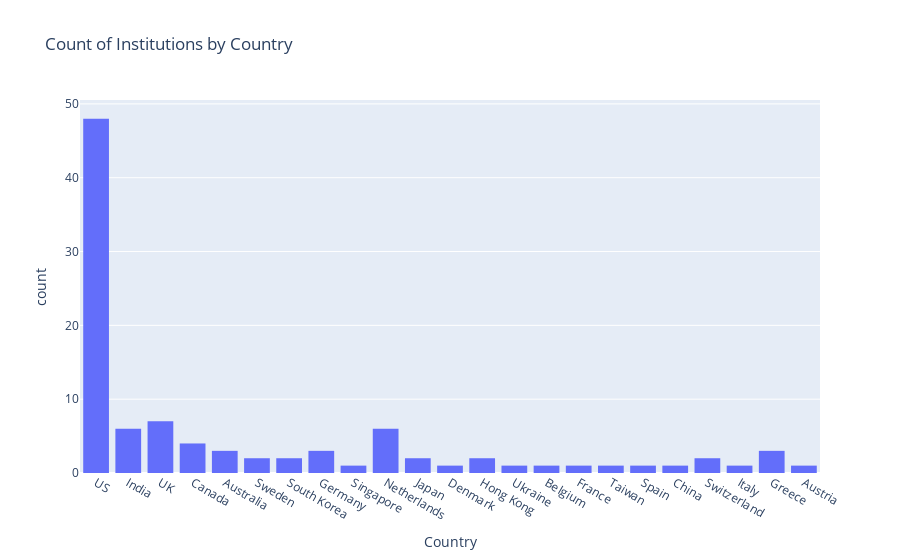

The notebook cell saved with this chart:
### Code cell
# Count Plot
fig = px.histogram(df, x='Country', title='Count of Institutions by Country')
fig.show()

### Figure 1 — Plotly figure (JSON) as saved in the notebook; plotly's stock layout.template omitted (floating-point values rounded to 4 significant figures)
{"data": [{"alignmentgroup": "True", "bingroup": "x", "hovertemplate": "Country=%{x}<br>count=%{y}<extra></extra>", "legendgroup": "", "marker": {"color": "#636efa", "pattern": {"shape": ""}}, "name": "", "offsetgroup": "", "orientation": "v", "showlegend": false, "type": "histogram", "x": ["US", "US", "US", "US", "US", "US", "US", "US", "US", "US", "US", "US", "US", "US", "US", "US", "US", "US", "US", "US", "US", "India", "US", "UK", "US", "UK", "US", "US", "Canada", "Australia", "Sweden", "US", "UK", "Australia", "UK", "US", "India", "US", "UK", "Canada", "South Korea", "Germany", "UK", "Singapore", "US", "India", "US", "Netherlands", "US", "Japan", "Canada", "US", "Denmark", "Netherlands", "India", "Australia", "US", "UK", "Hong Kong", "India", "Ukraine", "US", "Germany", "US", "Hong Kong", "Canada", "US", "Belgium", "India", "US", "France", "Taiwan", "US", "US", "Netherlands", "Spain", "US", "Netherlands", "Japan", "China", "US", "South Korea", "Switzerland", "US", "Sweden", "Italy", "US", "Germany", "US", "Switzerland", "Netherlands", "Greece", "Greece", "US", "US", "US", "Netherlands", "US", "Austria", "Greece"], "xaxis": "x", "yaxis": "y"}], "layout": {"barmode": "relative", "legend": {"tracegroupgap": 0}, "title": {"text": "Count of Institutions by Country"}, "xaxis": {"anchor": "y", "domain": [0, 1], "title": {"text": "Country"}}, "yaxis": {"anchor": "x", "domain": [0, 1], "title": {"text": "count"}}}}
